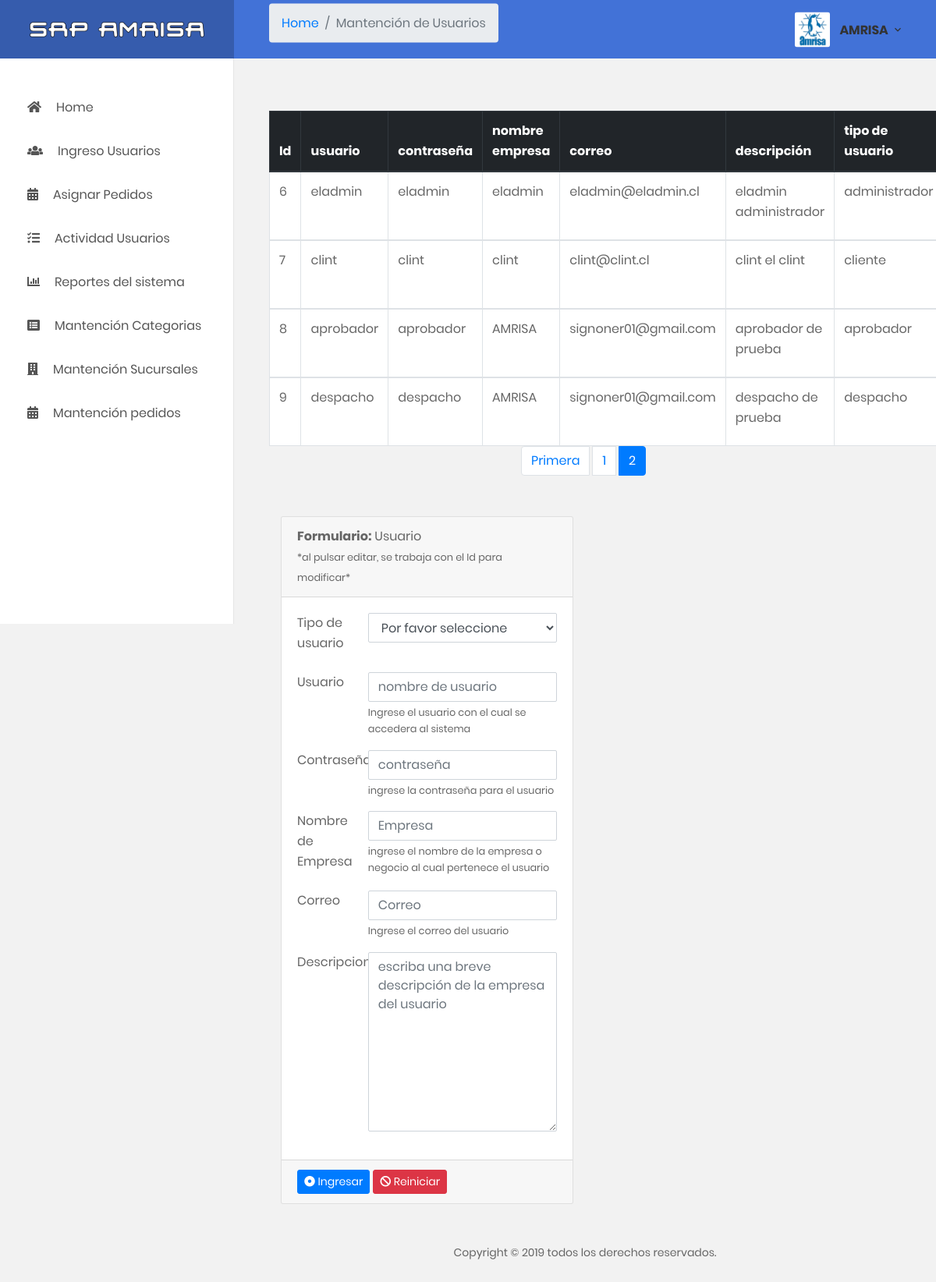
Screenshot of /mantenedorusuarios.php?page=2 (signed in) with the database file from the repository.
### tables this page shows
CREATE TABLE IF NOT EXISTS `usuarios` (
  `Id` int(11) NOT NULL AUTO_INCREMENT,
  `usuario` varchar(50) NOT NULL,
  `password` varchar(50) NOT NULL,
  `nombreEmpresa` varchar(50) NOT NULL,
  `correo` varchar(50) NOT NULL,
  `descripcion` varchar(100) NOT NULL,
  `tipoUsuario` varchar(20) NOT NULL,
  `foto` varbinary(8000) NOT NULL,
  PRIMARY KEY (`Id`),
  UNIQUE KEY `usuario` (`usuario`)
);

### mantenedorusuarios.php (the view, shortened to what this page needs)
<?php
include_once'funcmantenedorusuarios.php';
include_once 'conexion.php';
?>
<!DOCTYPE html>
<html lang="en">
<head>
    <link href="css/font-face.css" rel="stylesheet" media="all">
    <link href="vendor/font-awesome-4.7/css/font-awesome.min.css" rel="stylesheet" media="all">
    <link href="vendor/font-awesome-5/css/fontawesome-all.min.css" rel="stylesheet" media="all">
    <link href="vendor/mdi-font/css/material-design-iconic-font.min.css" rel="stylesheet" media="all">
    <link href="vendor/bootstrap-4.1/bootstrap.min.css" rel="stylesheet" media="all">
    <link href="vendor/animsition/animsition.min.css" rel="stylesheet" media="all">
    <link href="vendor/bootstrap-progressbar/bootstrap-progressbar-3.3.4.min.css" rel="stylesheet" media="all">
    <link href="vendor/wow/animate.css" rel="stylesheet" media="all">
    <link href="vendor/css-hamburgers/hamburgers.min.css" rel="stylesheet" media="all">
    <link href="vendor/slick/slick.css" rel="stylesheet" media="all">
    <link href="vendor/select2/select2.min.css" rel="stylesheet" media="all">
    <link href="vendor/perfect-scrollbar/perfect-scrollbar.css" rel="stylesheet" media="all">
    <link href="vendor/vector-map/jqvmap.min.css" rel="stylesheet" media="all">
    <link href="css/theme.css" rel="stylesheet" media="all">
</head>
<body>
    <div class="page-wrapper">
         <aside class="menu-sidebar2">
            <div class="logo">
                <a href="index2.php">
                    <img src="images/srp.png" alt="Cool Admin" />
                </a>
            </div>
            <div class="menu-sidebar2__content js-scrollbar1">
                <nav class="navbar-sidebar">
                    <ul class="list-unstyled navbar__list">
                                <li>
                                    <a href="index2.php">
                                        <i class="fas fa-home"></i>Home</a>
                                </li>
                                <li>
                                    <a href="mantenedorusuarios.php">
                                        <i class="fas fa-users"></i>Ingreso Usuarios</a>
                                </li>
                                <li>
                                    <a href="asignacionproducto.php">
                                        <i class="fas fa-calendar-alt"></i>Asignar Pedidos</a>
                                </li>
                                <li>
                                    <a href="auditoria.php">
                                        <i class="fas fa-tasks"></i></i>Actividad Usuarios</a>
                                </li>
                                <li>
                                    <a href="zonareportes.php">
                                        <i class="fa fa-bar-chart" aria-hidden="true"></i>Reportes del sistema</a>
                                </li>
                                <li>
                                    <a href="mantenedorcategorias.php">
                                        <i class="fa fa-list-alt"></i>Mantención Categorias</a>
                                </li>
                                <li>
                                    <a href="mantenedorsucursales.php">
                                        <i class="fas fa-building"></i>Mantención Sucursales</a>
                                </li>
                                  <li>
                                    <a href="mantenedorpedidos.php">
                                        <i class="fas fa-calendar-alt"></i>Mantención pedidos</a>
                                </li>
                    </ul>
                </nav>
            </div>
        </aside>
        <div class="page-container2">
            <header class="header-desktop2">
                <div class="section__content section__content--p30">
                    <div class="container-fluid">
                        <div class="header-wrap">
                            <div class="header-button">
                                <div class="noti-wrap">
                                    <nav aria-label="breadcrumb">
  <ol class="breadcrumb">
    <li class="breadcrumb-item"><a href="index2.php">Home</a></li>
    <li class="breadcrumb-item active" aria-current="page">Mantención de Usuarios</li>
  </ol>
</nav>
                                </div>
                            </div>
                             <div class="account-wrap">
                                    <div class="account-item clearfix js-item-menu">
                                        <div class="image">
                                            <img src="images/amrisalogo.jpg" alt="John Doe" />
                                        </div>
                                        <div class="content">
                                            <a class="js-acc-btn" href="#"> <b><?php echo $_SESSION['nombreEmpresa']; ?> </b></a>
                                        </div>
                                    </div>
                                </div>
                        </div>
                    </div>
                </div>
            </header>
 <?php
 $where="";
$totalresultados = 4;
if (isset($_GET['page'])&& !empty($_GET['page']))
{
    $paginaActual = $_GET['page'];
} else {
       $paginaActual = 1;
}
$comienzaDe = ($paginaActual * $totalresultados) - $totalresultados;
$primerapagina = 1;
$previousPage = $paginaActual - 1;
$res = $mysqli->query("SELECT * FROM usuarios $where ORDER BY Id ASC LIMIT $comienzaDe, $totalresultados");
?>
            <div class="main-content">
                <div class="section__content section__content--p30">
                    <div class="container-fluid">
<br>
<table id="example" class="table table-striped table-bordered" style="width:100%">
    <thead class="thead-dark">
        <tr>
            <th>Id</th>
            <th>usuario</th>
            <th>contraseña</th>
            <th>nombre empresa</th>
            <th>correo</th>
            <th>descripción</th>
            <th>tipo de usuario</th>
        </tr>
    </thead>
            <?php
                    while($r=$res->fetch_array())
                    {
            ?>
<tbody>
        <tr>
            <td><?php echo $r['Id'] ?></td>
            <td><?php echo $r['usuario'] ?></td>
            <td><?php echo $r['password'] ?></td>
            <td><?php echo $r['nombreEmpresa'] ?></td>
            <td><?php echo $r['correo'] ?></td>
            <td><?php echo $r['descripcion'] ?></td>
            <td><?php echo $r['tipoUsuario'] ?></td>
        </tr>
</tbody>
        <?php
    }
    ?>
    </table>
 <nav aria-label="Page navigation example">
<ul class="pagination justify-content-center">
<?php if($paginaActual != $primerapagina) { ?>
<li class="page-item">
<a class="page-link" href="?page=<?php echo $primerapagina ?>" tabindex="-1" aria-label="Previous">
<span aria-hidden="true">Primera</span>
</a>
</li> &nbsp;
<?php } ?>
<?php if($paginaActual >= 2) { ?>
<li class="page-item"><a class="page-link" href="?page=<?php echo $previousPage ?>"><?php echo $previousPage ?></a></li> &nbsp;
<?php } ?>
<li class="page-item active"><a class="page-link" href="?page=<?php echo $paginaActual ?>"><?php echo $paginaActual ?></a></li>&nbsp;
</ul>
</nav>
<br>
<br>
<div class="col-lg-6">
    <div class="card">
                                    <div class="card-header">
                                        <strong>Formulario:</strong> Usuario
                                        <br>
                                        <p><small>*al pulsar editar, se trabaja con el Id para modificar*</small></p>
                                    </div>
                                    <div class="card-body card-block">
                                        <form  method="post" enctype="multipart/form-data" class="form-horizontal" >
                                            <div class="row form-group" >
                                                <div class="col col-md-3">
                                                    <label for="select" class=" form-control-label">Tipo de usuario</label>
                                                </div>
                                                <div class="col-12 col-md-9">
                                                    <select name="txttipo" id="txttipo" class="form-control" placeholder="por favor seleccione" required>
                                                        <option value="">Por favor seleccione</option>
                                                    </select>
                                                </div>
                                            </div>
                                            <div class="row form-group">
                                                <div class="col col-md-3">
                                                    <label for="password-input" class=" form-control-label">Usuario</label>
                                                </div>
                                                <div class="col-12 col-md-9">
                                                    <input type="form-text" id="txtuser" name="txtuser"  placeholder="nombre de usuario" class="form-control" value="<?php if(isset($_GET['edit'])) echo $getROW['usuario'];  ?>" required>
                                                    <small class="help-block form-text">Ingrese el usuario con el cual se accedera al sistema</small>
                                                </div>
                                            </div>
                                            <div class="row form-group">
                                                <div class="col col-md-3">
                                                    <label for="password-input" class=" form-control-label">Contraseña</label>
                                                </div>
                                                <div class="col-12 col-md-9">
                                                    <input type="form-text" id="txtpass" name="txtpass" minlength="5" maxlength="10" placeholder="contraseña" class="form-control" value="<?php if(isset($_GET['edit'])) echo $getROW['password'];  ?>" required>
                                                    <small class="help-block form-text">ingrese la contraseña para el usuario</small>
                                                </div>
                                            </div>
                                            <div class="row form-group">
                                                <div class="col col-md-3">
                                                    <label for="password-input" class=" form-control-label">Nombre de Empresa</label>
                                                </div>
                                                <div class="col-12 col-md-9">
                                                    <input type="form-text" id="txtname" name="txtname" placeholder="Empresa" class="form-control" value="<?php if(isset($_GET['edit'])) echo $getROW['nombreEmpresa'];  ?>" required>
                                                    <small class="help-block form-text">ingrese el nombre de la empresa o negocio al cual pertenece el usuario</small>
                                                </div>
                                            </div>
                                            <div class="row form-group">
                                                <div class="col col-md-3">
                                                    <label for="password-input" class=" form-control-label">Correo</label>
                                                </div>
                                                <div class="col-12 col-md-9">
                                                    <input type="email" id="txtcorreo" name="txtcorreo" placeholder="Correo" class="form-control" value="<?php if(isset($_GET['edit'])) echo $getROW['correo'];  ?>" pattern="[a-zA-Z0-9_]+([.][a-zA-Z0-9_]+)*@[a-zA-Z0-9_]+([.][a-zA-Z0-9_]+)*[.][a-zA-Z]{1,5}" required>
                                                    <small class="help-block form-text">Ingrese el correo del usuario</small>
                                                </div>
                                            </div>
                                            <div class="row form-group">
                                                <div class="col col-md-3">
                                                    <label for="textarea-input" class=" form-control-label">Descripcion</label>
                                                </div>
                                                <div class="col-12 col-md-9">
                                                    <textarea name="txtdesc" id="txtdesc" pattern="[A-Za-z]" rows="9" minlength="10" placeholder="escriba una breve descripción de la empresa del usuario" class="form-control" value="<?php if(isset($_GET['edit'])) echo $getROW['descripcion'];  ?>" required></textarea>
                                                </div>
                                            </div>
                                    </div>
                                    <div class="card-footer">
                                        <?php
                                    if(isset($_GET['edit']))
{
 ?>
                                        <button type="submit" class="btn btn-primary btn-sm"  name="update">
                                            <i class="fa fa-dot-circle-o" ></i> Update
                                        </button>
                                        <?php
}
else
{
 ?>
                                        <button type="submit" class="btn btn-primary btn-sm"  name="save">
                                            <i class="fa fa-dot-circle-o"></i> Ingresar
                                        </button>
                                         <?php
}
?>
                                        <button type="reset" class="btn btn-danger btn-sm" name="reset" >
                                            <i class="fa fa-ban"></i> Reiniciar
                                        </button>
                                    </div>
                                </div>
                            </div>
            <section>
                <div class="container-fluid">
                    <div class="row">
                        <div class="col-md-12">
                            <div class="copyright">
                                <p>Copyright © 2019 todos los derechos reservados.</p>
                            </div>
                        </div>
                    </div>
                </div>
            </section>
        </div>
    </div>
</body>
</html>

### rows the page displays
usuarios: Id "6", usuario "eladmin", password "eladmin", nombreEmpresa "eladmin", correo "eladmin@eladmin.cl", descripcion "eladmin administrador", tipoUsuario "administrador"
usuarios: Id "7", usuario "clint", password "clint", nombreEmpresa "clint", correo "clint@clint.cl", descripcion "clint el clint", tipoUsuario "cliente"
usuarios: Id "8", usuario "aprobador", password "aprobador", nombreEmpresa "AMRISA", correo "signoner01@gmail.com", descripcion "aprobador de prueba", tipoUsuario "aprobador"
usuarios: Id "9", usuario "despacho", password "despacho", nombreEmpresa "AMRISA", correo "signoner01@gmail.com", descripcion "despacho de prueba", tipoUsuario "despacho"

### other values shown
$_SESSION['nombreEmpresa'] "AMRISA"
$previousPage "1"
$paginaActual "2"
